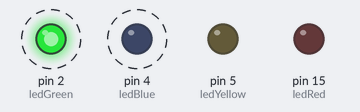
Simulated run of this program. Board: MicroPython board. Shown: output pins drawn as LEDs (lit = HIGH). Dashed ring = blinking.

Above: at 0.07 s.
Timing chart, 0 to 3.0 s (numbered marks = the images above):
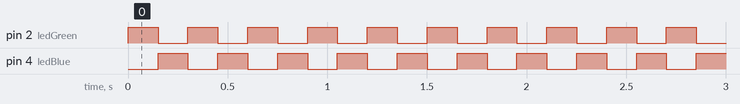

The program:

00_rtt_uasyncio.py
```python
import uasyncio as asyncio
from machine import Pin

ledRed = Pin(15, Pin.OUT)
ledGreen = Pin(2, Pin.OUT)
ledBlue = Pin(4, Pin.OUT)
ledYellow = Pin(5, Pin.OUT)

def toggle(pin):
    if pin.value():
        pin.off()
    else:
        pin.on()

async def task1():
    while True:
        toggle(ledBlue)
        await asyncio.sleep_ms(150)

async def task2():
    while True:
        toggle(ledGreen)
        await asyncio.sleep_ms(150)

ledRed.off()
ledGreen.off()
ledBlue.on()
ledYellow.off()

loop = asyncio.get_event_loop()
loop.create_task(task1())
loop.create_task(task2())
loop.run_forever()
```

Measured:
- by itself, pin 2 (ledGreen), pin 4 (ledBlue): alternates HIGH for 0.15 s and LOW for 0.15 s
